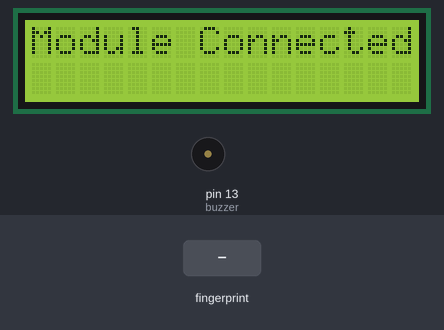
Bench run of a sketch on a simulated Arduino Uno, built with avr-gcc and run on an emulated ATmega328P. On the bench: 16×2 character LCD, buzzer (waves = sounding, pin HIGH). Inputs (shaded band) come from the test bench. What the sketch prints to the serial monitor is not drawn.

Above: at 1.1 s.
At 4.03 s:
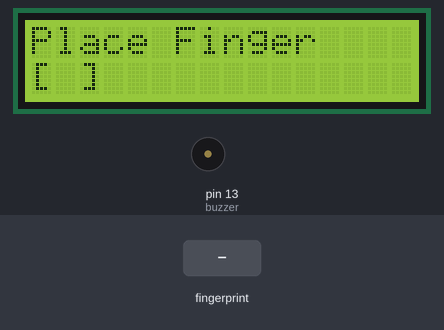
4.4 s: finger stored as number 1 placed on the sensor
At 6.1 s:
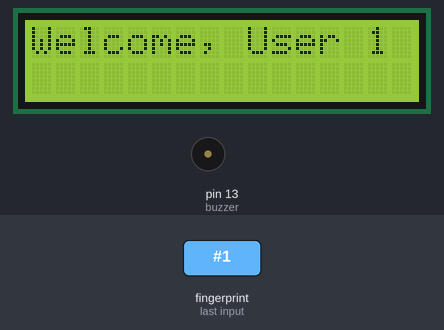
At 8.5 s:
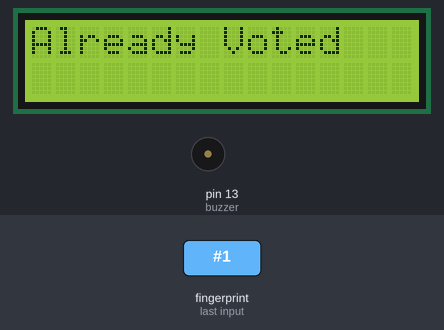
Timing chart, 0 to 10.0 s (numbered marks = the images above; inputs shaded):
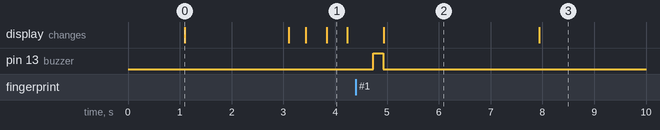

Measured:
- after the input at 4.4 s, pin 13 (buzzer): LOW → HIGH after 0.33 s, → LOW 0.20 s later; the display: changes after 0.53 s (image 2)
- what the display in image 0 shows lasts 2.0 s, from 1.1 s to 3.1 s
- what the display in image 2 shows lasts 3.0 s, from 4.9 s to 7.9 s

The sketch:

fingerprint_voting.ino
```cpp
// Include the LiquidCrystal library for interfacing with the LCD
#include <LiquidCrystal.h>
// Initialize the LCD object with the pins connected to RS, E, D4, D5, D6, D7
LiquidCrystal lcd(4, 5, 6, 7, 10, 11);

// Include SoftwareSerial for serial communication with fingerprint module
#include <SoftwareSerial.h>
// Define software serial on pins 2 (RX) and 3 (TX)
SoftwareSerial mySerial(2, 3);

// Include Adafruit Fingerprint Sensor Library
#include "Adafruit_Fingerprint.h"
// Create fingerprint sensor object using the software serial
Adafruit_Fingerprint finger = Adafruit_Fingerprint(&mySerial);

// Define the buzzer pin
#define buzzer 13

// Boolean array to track which IDs have already voted (0-127)
bool hasVoted[128] = {false};

void setup() {
  // Start serial communication for debugging (Serial Monitor)
  Serial.begin(9600);

  // Start fingerprint sensor communication
  finger.begin(57600);

  // Set the buzzer pin as output
  pinMode(buzzer, OUTPUT);

  // Initialize the LCD with 16 columns and 2 rows
  lcd.begin(16, 2);
  lcd.setCursor(0, 0);
  lcd.print("Checking Module");

  // Check if fingerprint sensor is connected and responsive
  if (finger.verifyPassword()) {
    Serial.println("Fingerprint sensor found!");
    lcd.clear();
    lcd.print("Module Connected");

    // Check all IDs (0 to 127) to see which ones are already stored in memory
    bool anyFingerprintFound = false;
    for (int id = 0; id <= 127; id++) {
      if (finger.loadModel(id) == FINGERPRINT_OK) {
        anyFingerprintFound = true;
        Serial.print("ID ");
        Serial.print(id);
        Serial.println(" exists.");
      }
    }

    // If no fingerprint is found in memory, show message on LCD
    if (!anyFingerprintFound) {
      Serial.println("No fingerprints found in storage.");
      lcd.setCursor(0, 1);
      lcd.print("No fingerprints");
    }

  } else {
    // If fingerprint sensor is not connected properly
    Serial.println("Fingerprint sensor not found :(");
    lcd.clear();
    lcd.print("Module not Found");
    lcd.setCursor(0, 1);
    lcd.print("Check Connections");
    while (1); // Infinite loop to halt further execution
  }

  delay(2000); // Delay to show the message
  lcd.clear(); // Clear LCD before going to main loop
}

void loop() {
  // Display prompt to place finger
  lcd.setCursor(0, 0);
  lcd.print("Place Finger");
  lcd.setCursor(0, 1);
  lcd.print("[ ]");

  // Check fingerprint and get result
  int result = checkFingerprint();

  if (result > 0) {
    // Fingerprint matched but user already voted
    lcd.clear();
    lcd.print("Already Voted");
    delay(3000);
  } else if (result == -1) {
    // No match or unregistered fingerprint
    lcd.clear();
  }

  lcd.clear(); // Clear LCD before restarting loop
}

// Function to buzz for short duration
void soundBuzzer() {
  digitalWrite(buzzer, HIGH); // Turn on buzzer
  delay(200);
  digitalWrite(buzzer, LOW);  // Turn off buzzer
}

// Function to capture, process, and verify fingerprint
int checkFingerprint() {
  int result = -1; // Default: no match

  // Step 1: Capture fingerprint image
  if (finger.getImage() != FINGERPRINT_OK) return -1;

  // Step 2: Convert image to template
  if (finger.image2Tz() != FINGERPRINT_OK) return -1;

  // Step 3: Search the template in the stored database
  result = finger.fingerSearch();

  if (result == FINGERPRINT_OK) {
    // Match found
    int id = finger.fingerID;

    if (hasVoted[id]) {
      // Already voted, so reject
      lcd.clear();
      lcd.print("Already Voted");
      delay(3000);
      return id;
    }

    Serial.println("Fingerprint found in database.");
    soundBuzzer(); // Give feedback with buzzer

    lcd.clear();
    lcd.print("Welcome, User ");
    lcd.print(id); // Display ID of user
    delay(3000);

    hasVoted[id] = true; // Mark as voted
    return id;
  } else {
    // No match found in fingerprint database
    Serial.println("Fingerprint not found in database.");
    lcd.clear();
    lcd.print("Fake ID"); // Display warning
    delay(3000);
    return -1;
  }

  return -1; // Fallback
}
```
